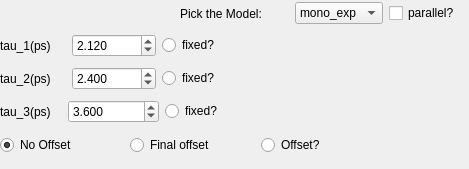
        <widget class="QWidget" name="tab_19">
         <attribute name="title">
          <string>Time negative direction</string>
         </attribute>
         <widget class="QWidget" name="layoutWidget_34">
          <property name="geometry">
           <rect>
            <x>0</x>
            <y>30</y>
            <width>227</width>
            <height>98</height>
           </rect>
          </property>
          <layout class="QVBoxLayout" name="verticalLayout_23">
           <item>
            <layout class="QHBoxLayout" name="horizontalLayout_114">
             <item>
              <widget class="QLabel" name="label_102">
               <property name="text">
                <string>tau_1(ps)</string>
               </property>
              </widget>
             </item>
             <item>
              <widget class="QDoubleSpinBox" name="doubleSpinBox_global_time_tau1_guess_bidir_min">
               <property name="decimals">
                <number>3</number>
               </property>
               <property name="minimum">
                <double>0.001000000000000</double>
               </property>
               <property name="maximum">
                <double>50000.000000000000000</double>
               </property>
               <property name="singleStep">
                <double>1.000000000000000</double>
               </property>
               <property name="value">
                <double>2.120000000000000</double>
               </property>
              </widget>
             </item>
             <item>
              <widget class="QRadioButton" name="radioButton_tau1_fixed_bidir_min">
               <property name="text">
                <string>fixed?</string>
               </property>
               <property name="autoExclusive">
                <bool>false</bool>
               </property>
              </widget>
             </item>
            </layout>
           </item>
           <item>
            <layout class="QHBoxLayout" name="horizontalLayout_115">
             <item>
              <widget class="QLabel" name="label_103">
               <property name="text">
                <string>tau_2(ps)</string>
               </property>
              </widget>
             </item>
             <item>
              <widget class="QDoubleSpinBox" name="doubleSpinBox_global_time_tau2_guess_bidir_min">
               <property name="decimals">
                <number>3</number>
               </property>
               <property name="minimum">
                <double>0.001000000000000</double>
               </property>
               <property name="maximum">
                <double>50000.000000000000000</double>
               </property>
               <property name="value">
                <double>2.400000000000000</double>
               </property>
              </widget>
             </item>
             <item>
              <widget class="QRadioButton" name="radioButton_tau2_fixed_bidir_min">
               <property name="text">
                <string>fixed?</string>
               </property>
               <property name="autoExclusive">
                <bool>false</bool>
               </property>
              </widget>
             </item>
            </layout>
           </item>
           <item>
            <layout class="QHBoxLayout" name="horizontalLayout_116">
             <item>
              <widget class="QLabel" name="label_104">
               <property name="text">
                <string>tau_3(ps)</string>
               </property>
              </widget>
             </item>
             <item>
              <widget class="QDoubleSpinBox" name="doubleSpinBox_global_time_tau3_guess_bidir_min">
               <property name="decimals">
                <number>3</number>
               </property>
               <property name="minimum">
                <double>0.001000000000000</double>
               </property>
               <property name="maximum">
                <double>500000.000000000000000</double>
               </property>
               <property name="value">
                <double>3.600000000000000</double>
               </property>
              </widget>
             </item>
             <item>
              <widget class="QRadioButton" name="radioButton_tau3_fixed_bidir_min">
               <property name="text">
                <string>fixed?</string>
               </property>
               <property name="autoExclusive">
                <bool>false</bool>
               </property>
              </widget>
             </item>
            </layout>
           </item>
          </layout>
         </widget>
         <widget class="QWidget" name="layoutWidget_37">
          <property name="geometry">
           <rect>
            <x>180</x>
            <y>0</y>
            <width>280</width>
            <height>27</height>
           </rect>
          </property>
          <layout class="QHBoxLayout" name="horizontalLayout_121">
           <item>
            <widget class="QLabel" name="label_108">
             <property name="sizePolicy">
              <sizepolicy hsizetype="MinimumExpanding" vsizetype="MinimumExpanding">
               <horstretch>0</horstretch>
               <verstretch>0</verstretch>
              </sizepolicy>
             </property>
             <property name="statusTip">
              <string>(for the moment sequential up to three time-constans implemented)</string>
             </property>
             <property name="text">
              <string>Pick the Model:</string>
             </property>
            </widget>
           </item>
           <item>
            <spacer name="horizontalSpacer_32">
             <property name="orientation">
              <enum>Qt::Horizontal</enum>
             </property>
             <property name="sizeHint" stdset="0">
              <size>
               <width>40</width>
               <height>20</height>
              </size>
             </property>
            </spacer>
           </item>
           <item>
            <widget class="QComboBox" name="comboBox_global_pick_model_bidir_min_2">
             <item>
              <property name="text">
               <string>mono_exp</string>
              </property>
             </item>
             <item>
              <property name="text">
               <string>bi_exp</string>
              </property>
             </item>
             <item>
              <property name="text">
               <string>tri_exp</string>
              </property>
             </item>
            </widget>
           </item>
           <item>
            <widget class="QCheckBox" name="checkBox_global_bidir_min_parallel">
             <property name="text">
              <string>parallel?</string>
             </property>
            </widget>
           </item>
          </layout>
         </widget>
         <widget class="QWidget" name="layoutWidget_36">
          <property name="geometry">
           <rect>
            <x>0</x>
            <y>130</y>
            <width>385</width>
            <height>30</height>
           </rect>
          </property>
          <layout class="QHBoxLayout" name="horizontalLayout_120">
           <item>
            <widget class="QRadioButton" name="radioButton_no_offset_bidir_min_2">
             <property name="text">
              <string>No Offset</string>
             </property>
             <property name="checked">
              <bool>true</bool>
             </property>
            </widget>
           </item>
           <item>
            <widget class="QRadioButton" name="radioButton_time_final_offset_bidir_min_2">
             <property name="toolTip">
              <string>Assumes that the final state is ionizable/has an infinite lifetime.</string>
             </property>
             <property name="text">
              <string>Final offset</string>
             </property>
            </widget>
           </item>
           <item>
            <widget class="QRadioButton" name="radioButton_time_offset_bidir_min_2">
             <property name="toolTip">
              <string>Assumes that there is an indipendant species which just gives an offset.</string>
             </property>
             <property name="text">
              <string>Offset?</string>
             </property>
            </widget>
           </item>
          </layout>
         </widget>
        </widget>
